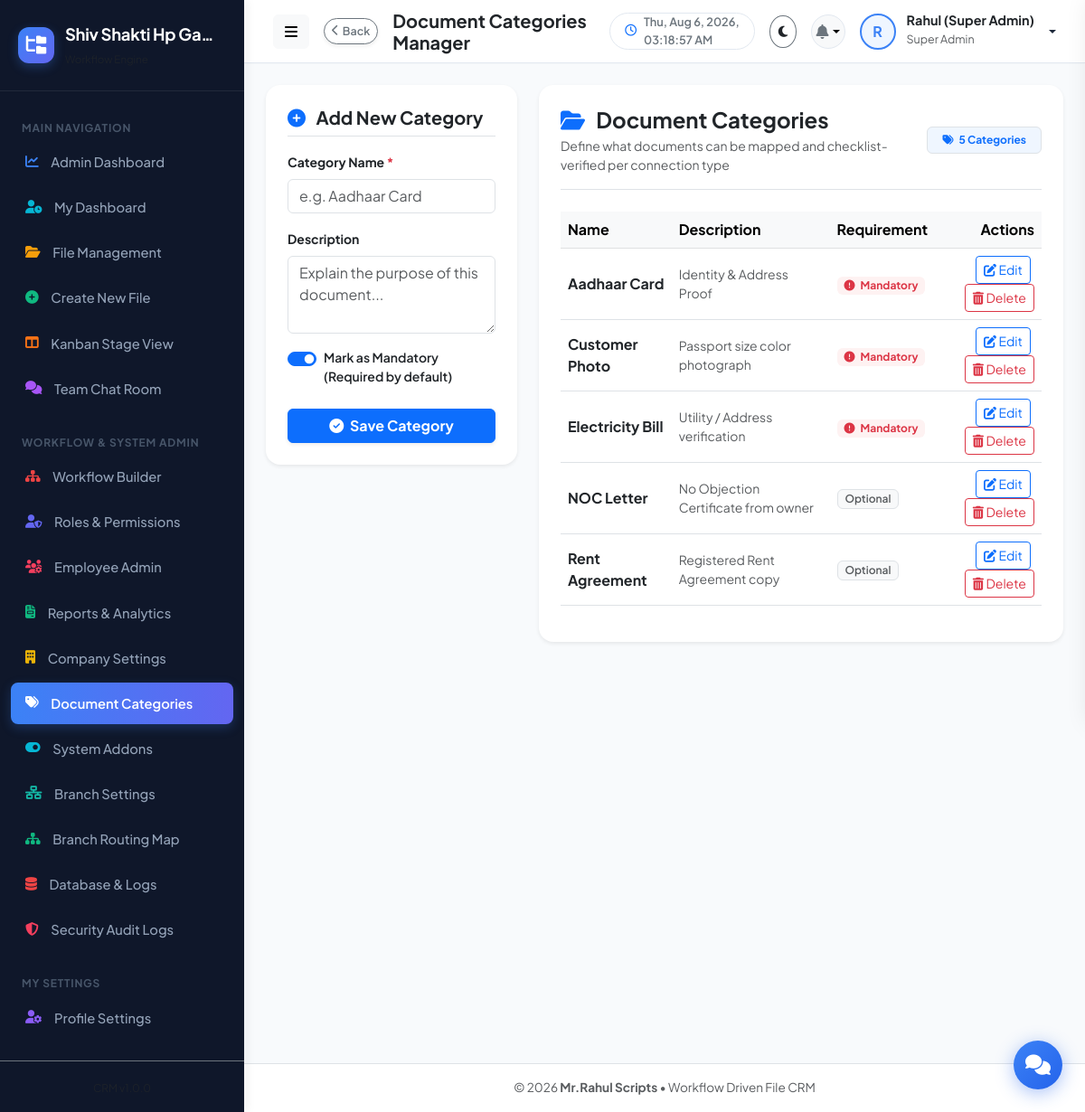
The app's page /admin/document-types.php (signed in), older data.
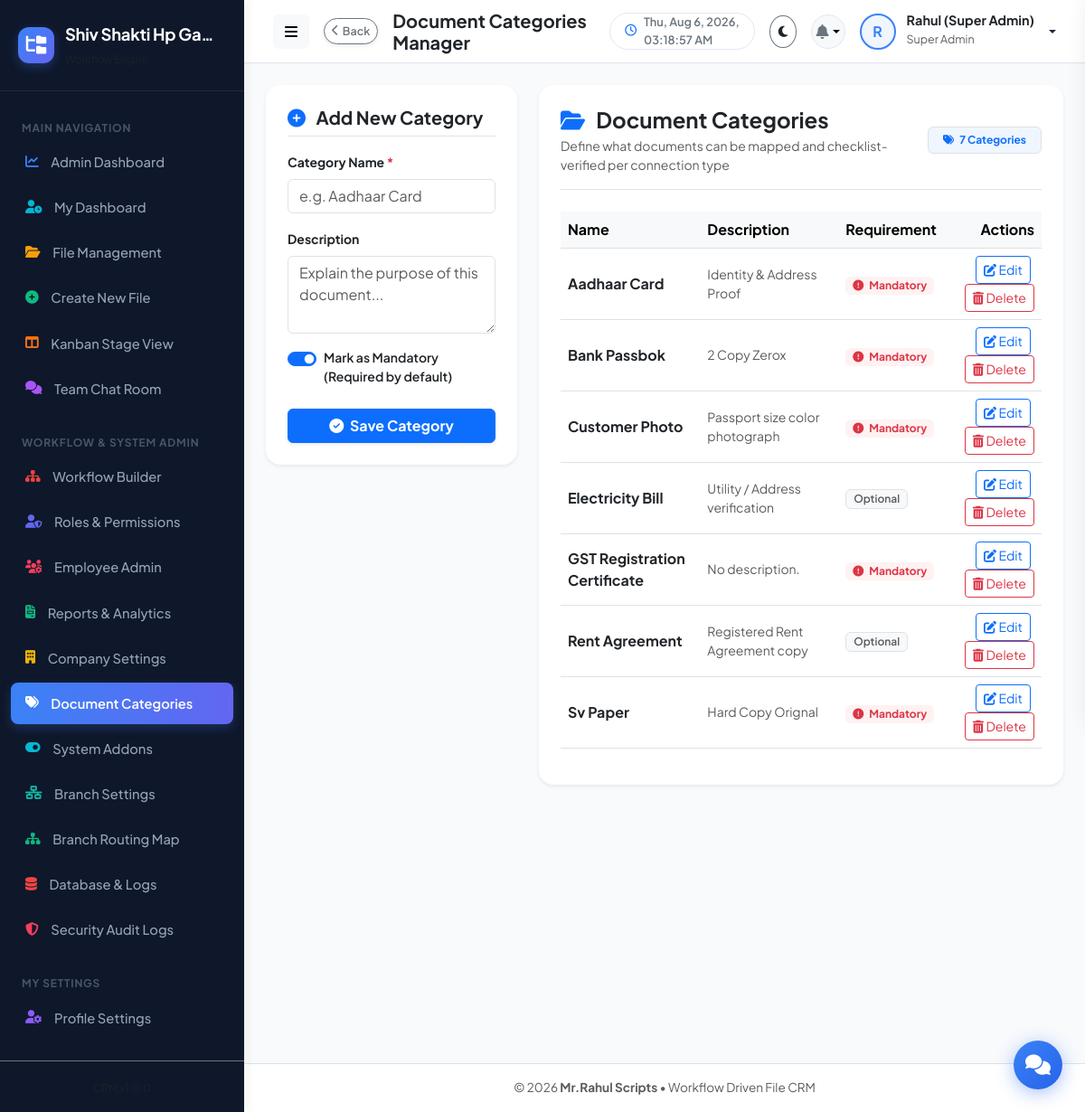
The same page, newer data.
### tables this page shows
CREATE TABLE company_settings (
              id INTEGER PRIMARY KEY AUTOINCREMENT,
              company_name TEXT NOT NULL,
              company_email TEXT,
              company_mobile TEXT,
              company_address TEXT,
              company_logo TEXT DEFAULT 'default-logo.png',
              updated_at DATETIME DEFAULT CURRENT_TIMESTAMP
            , custom_upload_path TEXT NULL);

CREATE TABLE document_types (
                            id INTEGER PRIMARY KEY AUTOINCREMENT,
                            name TEXT NOT NULL UNIQUE,
                            description TEXT,
                            is_mandatory INTEGER DEFAULT 1
                        );

### admin/document-types.php (the view, shortened to what the rows shown need)
<?php
require_once __DIR__ . '/../includes/header.php';
$db = getDB();
$docTypes = $db->query("SELECT * FROM document_types ORDER BY name ASC")->fetchAll();
?>
<div class="row g-4">
  <div class="col-lg-8">
    <div class="card border-0 shadow-sm p-4" style="border-radius: var(--radius-lg);">
      <?php if (empty($docTypes)): ?>
        <div class="text-center py-5">
          <div class="text-muted mb-3"><i class="fas fa-file-invoice fa-3x"></i></div>
          <p class="text-muted mb-0">No document categories defined yet.</p>
        </div>
      <?php else: ?>
        <div class="table-responsive">
          <table class="table table-hover align-middle">
            <thead class="table-light">
              <tr>
                <th>Name</th>
                <th>Description</th>
                <th>Requirement</th>
                <th class="text-end">Actions</th>
              </tr>
            </thead>
            <tbody>
              <?php foreach ($docTypes as $d): ?>
                <tr>
                  <td>
                    <strong class="text-dark d-block"><?= htmlspecialchars($d['name']) ?></strong>
                  </td>
                  <td class="small text-muted" style="max-width: 250px; text-truncate: ellipsis;"><?= htmlspecialchars($d['description'] ?: 'No description.') ?></td>
                  <td>
                    <?php if ($d['is_mandatory'] == 1): ?>
                      <span class="badge bg-danger-soft text-danger fw-bold"><i class="fas fa-exclamation-circle me-1"></i> Mandatory</span>
                    <?php else: ?>
                      <span class="badge bg-light text-muted border fw-semibold">Optional</span>
                    <?php endif; ?>
                  </td>
                  <td class="text-end">
                    <button type="button" class="btn btn-sm btn-outline-primary me-1" onclick="editDocType(<?= $d['id'] ?>, '<?= htmlspecialchars(addslashes($d['name'])) ?>', '<?= htmlspecialchars(addslashes($d['description'])) ?>', <?= $d['is_mandatory'] ?>)">
                      <i class="fas fa-edit"></i> Edit
                    </button>
                    <a href="document-types.php?delete_id=<?= $d['id'] ?>" class="btn btn-sm btn-outline-danger" onclick="return confirm('Are you sure you want to delete this category?')">
                      <i class="fas fa-trash-alt"></i> Delete
                    </a>
                  </td>
                </tr>
              <?php endforeach; ?>
            </tbody>
          </table>
        </div>
      <?php endif; ?>
    </div>
  </div>
</div>
<?php require_once __DIR__ . '/../includes/footer.php'; ?>

### includes/sidebar.php (shortened to what the rows shown need)
<?php
$db = getDB();
$companyInfo = $db->query("SELECT * FROM company_settings LIMIT 1")->fetch() ?: [
    'company_name' => 'File CRM',
    'company_logo' => 'default-logo.png'
];
?>
<aside class="app-sidebar">
  <div class="sidebar-header">
    <div class="brand-details">
      <div class="brand-text text-truncate" style="max-width: 170px;" title="<?= htmlspecialchars($companyInfo['company_name']) ?>">
        <?= htmlspecialchars($companyInfo['company_name']) ?>
      </div>
      <small class="text-muted brand-subtext" style="font-size: 0.72rem;">Workflow Engine</small>
    </div>
  </div>
</aside>

Row changes from the older to the newer data that the page shows:
removed document_types: name "NOC Letter", description "No Objection Certificate from owner", is_mandatory "Optional"
added document_types: name "Bank Passbok", description "2 Copy Zerox", is_mandatory 1 (drawn)
changed document_types "Electricity Bill": is_mandatory "Mandatory" → "Optional"
added document_types: name "GST Registration Certificate", description "No description.", is_mandatory 1 (drawn)
added document_types: name "Sv Paper", description "Hard Copy Orignal", is_mandatory 1 (drawn)
Text that changed along with them:
count($docTypes): "5" → "7"
